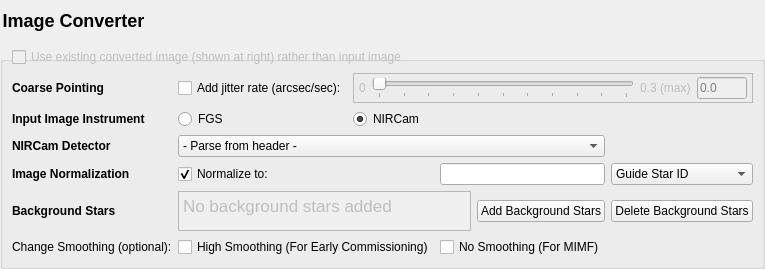
         <widget class="QGroupBox" name="groupBox_imageConverter">
          <property name="enabled">
           <bool>true</bool>
          </property>
          <property name="sizePolicy">
           <sizepolicy hsizetype="Minimum" vsizetype="Preferred">
            <horstretch>0</horstretch>
            <verstretch>0</verstretch>
           </sizepolicy>
          </property>
          <property name="toolTip">
           <string>Convert input image into a raw FGS image</string>
          </property>
          <property name="styleSheet">
           <string notr="true">QGroupBox { font-size: 18px; font-weight: bold; margin-top: 35px } QGroupBox::title { top: -25px }</string>
          </property>
          <property name="title">
           <string>Image Converter</string>
          </property>
          <property name="checkable">
           <bool>false</bool>
          </property>
          <layout class="QGridLayout" name="gridLayout_3">
           <item row="6" column="3" colspan="2">
            <widget class="QCheckBox" name="checkBox_noSmoothing">
             <property name="maximumSize">
              <size>
               <width>600</width>
               <height>16777215</height>
              </size>
             </property>
             <property name="text">
              <string>No Smoothing (For MIMF)</string>
             </property>
            </widget>
           </item>
           <item row="6" column="1" colspan="2">
            <widget class="QCheckBox" name="checkBox_globalAlignment">
             <property name="maximumSize">
              <size>
               <width>700</width>
               <height>16777215</height>
              </size>
             </property>
             <property name="toolTip">
              <string>Change the star-finding algorithm to account for the more diffused segments that appear in early commissioning stages</string>
             </property>
             <property name="text">
              <string>High Smoothing (For Early Commissioning)</string>
             </property>
            </widget>
           </item>
           <item row="1" column="1">
            <widget class="QCheckBox" name="checkBox_coarsePointing">
             <property name="toolTip">
              <string>Apply a Gaussian filter to the input image to simulate jitter present in coarse pointing</string>
             </property>
             <property name="text">
              <string>Add jitter rate (arcsec/sec):</string>
             </property>
            </widget>
           </item>
           <item row="4" column="3" colspan="2">
            <widget class="QLineEdit" name="lineEdit_normalize">
             <property name="enabled">
              <bool>true</bool>
             </property>
             <property name="styleSheet">
              <string notr="true">.QLineEdit:disabled {color: grey}</string>
             </property>
             <property name="text">
              <string/>
             </property>
            </widget>
           </item>
           <item row="6" column="0">
            <widget class="QLabel" name="label_smoothing">
             <property name="maximumSize">
              <size>
               <width>500</width>
               <height>16777215</height>
              </size>
             </property>
             <property name="text">
              <string>Change Smoothing (optional):</string>
             </property>
            </widget>
           </item>
           <item row="1" column="2" colspan="4">
            <widget class="QFrame" name="frame_coarsePointing">
             <property name="enabled">
              <bool>false</bool>
             </property>
             <property name="minimumSize">
              <size>
               <width>0</width>
               <height>30</height>
              </size>
             </property>
             <property name="frameShape">
              <enum>QFrame::StyledPanel</enum>
             </property>
             <property name="frameShadow">
              <enum>QFrame::Raised</enum>
             </property>
             <layout class="QHBoxLayout" name="horizontalLayout_2">
              <property name="leftMargin">
               <number>5</number>
              </property>
              <property name="topMargin">
               <number>0</number>
              </property>
              <property name="rightMargin">
               <number>5</number>
              </property>
              <property name="bottomMargin">
               <number>0</number>
              </property>
              <item>
               <widget class="QLabel" name="label_jitterMin">
                <property name="toolTip">
                 <string>Speed of the jitter in arcsec/sec</string>
                </property>
                <property name="text">
                 <string>0</string>
                </property>
               </widget>
              </item>
              <item>
               <widget class="QSlider" name="horizontalSlider_coarsePointing">
                <property name="minimumSize">
                 <size>
                  <width>100</width>
                  <height>0</height>
                 </size>
                </property>
                <property name="toolTip">
                 <string>Speed of the jitter in arcsec/sec</string>
                </property>
                <property name="maximum">
                 <number>100</number>
                </property>
                <property name="orientation">
                 <enum>Qt::Horizontal</enum>
                </property>
                <property name="tickPosition">
                 <enum>QSlider::TicksBelow</enum>
                </property>
               </widget>
              </item>
              <item>
               <widget class="QLabel" name="label_jitterMax">
                <property name="toolTip">
                 <string>Speed of the jitter in arcsec/sec</string>
                </property>
                <property name="text">
                 <string>0.3 (max)</string>
                </property>
               </widget>
              </item>
              <item>
               <widget class="QLineEdit" name="lineEdit_coarsePointing">
                <property name="enabled">
                 <bool>false</bool>
                </property>
                <property name="minimumSize">
                 <size>
                  <width>50</width>
                  <height>0</height>
                 </size>
                </property>
                <property name="maximumSize">
                 <size>
                  <width>50</width>
                  <height>16777215</height>
                 </size>
                </property>
                <property name="toolTip">
                 <string>Speed of the jitter in arcsec/sec</string>
                </property>
                <property name="styleSheet">
                 <string notr="true">.QLineEdit:disabled {color: grey}</string>
                </property>
                <property name="text">
                 <string>0.0</string>
                </property>
               </widget>
              </item>
             </layout>
            </widget>
           </item>
           <item row="5" column="1" colspan="3">
            <widget class="QTextEdit" name="textEdit_backgroundStars">
             <property name="enabled">
              <bool>false</bool>
             </property>
             <property name="maximumSize">
              <size>
               <width>16777215</width>
               <height>40</height>
              </size>
             </property>
             <property name="toolTip">
              <string>Copy the input image and place it at other locations on the final image to simulate the presence of background stars</string>
             </property>
             <property name="styleSheet">
              <string notr="true">QTextEdit { background-color : #ECECEC }
\</string>
             </property>
             <property name="html">
              <string>&lt;!DOCTYPE HTML PUBLIC &quot;-//W3C//DTD HTML 4.0//EN&quot; &quot;http://www.w3.org/TR/REC-html40/strict.dtd&quot;&gt;
&lt;html&gt;&lt;head&gt;&lt;meta name=&quot;qrichtext&quot; content=&quot;1&quot; /&gt;&lt;style type=&quot;text/css&quot;&gt;
p, li { white-space: pre-wrap; }
&lt;/style&gt;&lt;/head&gt;&lt;body style=&quot; font-family:'.SF NS Text'; font-size:13pt; font-weight:400; font-style:normal;&quot;&gt;
&lt;p style=&quot; margin-top:0px; margin-bottom:0px; margin-left:0px; margin-right:0px; -qt-block-indent:0; text-indent:0px;&quot;&gt;No background stars added&lt;/p&gt;&lt;/body&gt;&lt;/html&gt;</string>
             </property>
            </widget>
           </item>
           <item row="3" column="0">
            <widget class="QLabel" name="label_detector">
             <property name="toolTip">
              <string>Which NIRCam detector was used to take the input image</string>
             </property>
             <property name="text">
              <string>&lt;html&gt;&lt;head/&gt;&lt;body&gt;&lt;p&gt;&lt;span style=&quot; font-weight:600;&quot;&gt;NIRCam Detector&lt;/span&gt;&lt;/p&gt;&lt;/body&gt;&lt;/html&gt;</string>
             </property>
            </widget>
           </item>
           <item row="4" column="1" colspan="2">
            <widget class="QCheckBox" name="checkBox_normalize">
             <property name="enabled">
              <bool>true</bool>
             </property>
             <property name="toolTip">
              <string>Normalize the final image to a specified value. Expecting input in ADU/sec (countrate)</string>
             </property>
             <property name="text">
              <string>Normalize to:</string>
             </property>
             <property name="checked">
              <bool>true</bool>
             </property>
            </widget>
           </item>
           <item row="5" column="0">
            <widget class="QLabel" name="label_backgroundStars">
             <property name="toolTip">
              <string>Copy the input image and place it at other locations on the final image to simulate the presence of background stars</string>
             </property>
             <property name="text">
              <string>&lt;html&gt;&lt;head/&gt;&lt;body&gt;&lt;p&gt;&lt;span style=&quot; font-weight:600;&quot;&gt;Background Stars&lt;/span&gt;&lt;/p&gt;&lt;/body&gt;&lt;/html&gt;</string>
             </property>
            </widget>
           </item>
           <item row="2" column="1">
            <widget class="QRadioButton" name="radioButton_FGS">
             <property name="toolTip">
              <string>Which instrument was used to take the input image</string>
             </property>
             <property name="text">
              <string>FGS</string>
             </property>
             <attribute name="buttonGroup">
              <string notr="true">buttonGroup_instrument</string>
             </attribute>
            </widget>
           </item>
           <item row="5" column="4">
            <widget class="QPushButton" name="pushButton_backgroundStars">
             <property name="toolTip">
              <string>Launch a dialog window to specify how to incorporate background stars in the image</string>
             </property>
             <property name="text">
              <string>Add Background Stars</string>
             </property>
            </widget>
           </item>
           <item row="4" column="0">
            <widget class="QLabel" name="label_normalize">
             <property name="enabled">
              <bool>true</bool>
             </property>
             <property name="toolTip">
              <string>Normalize the final image to a specified value</string>
             </property>
             <property name="text">
              <string>&lt;html&gt;&lt;head/&gt;&lt;body&gt;&lt;p&gt;&lt;span style=&quot; font-weight:600;&quot;&gt;Image Normalization&lt;/span&gt;&lt;/p&gt;&lt;/body&gt;&lt;/html&gt;</string>
             </property>
            </widget>
           </item>
           <item row="5" column="5">
            <widget class="QPushButton" name="pushButton_delbackgroundStars">
             <property name="toolTip">
              <string>Delete all background stars previously added to the image</string>
             </property>
             <property name="text">
              <string>Delete Background Stars</string>
             </property>
            </widget>
           </item>
           <item row="2" column="0">
            <widget class="QLabel" name="label_instrument">
             <property name="toolTip">
              <string>Which instrument was used to take the input image</string>
             </property>
             <property name="text">
              <string>&lt;html&gt;&lt;head/&gt;&lt;body&gt;&lt;p&gt;&lt;span style=&quot; font-weight:600;&quot;&gt;Input Image Instrument&lt;/span&gt;&lt;/p&gt;&lt;/body&gt;&lt;/html&gt;</string>
             </property>
            </widget>
           </item>
           <item row="3" column="1" colspan="4">
            <widget class="QComboBox" name="comboBox_detector">
             <property name="toolTip">
              <string>Which NIRCam detector was used to take the input image</string>
             </property>
             <item>
              <property name="text">
               <string>- Parse from header -</string>
              </property>
             </item>
             <item>
              <property name="text">
               <string>A1</string>
              </property>
             </item>
             <item>
              <property name="text">
               <string>A2</string>
              </property>
             </item>
             <item>
              <property name="text">
               <string>A3</string>
              </property>
             </item>
             <item>
              <property name="text">
               <string>A4</string>
              </property>
             </item>
             <item>
              <property name="text">
               <string>A5 - long wave</string>
              </property>
             </item>
             <item>
              <property name="text">
               <string>B1</string>
              </property>
             </item>
             <item>
              <property name="text">
               <string>B2</string>
              </property>
             </item>
             <item>
              <property name="text">
               <string>B3</string>
              </property>
             </item>
             <item>
              <property name="text">
               <string>B4</string>
              </property>
             </item>
             <item>
              <property name="text">
               <string>B5 - long wave</string>
              </property>
             </item>
            </widget>
           </item>
           <item row="0" column="0" colspan="5">
            <widget class="QCheckBox" name="checkBox_useConvertedImage">
             <property name="enabled">
              <bool>false</bool>
             </property>
             <property name="toolTip">
              <string>Bypass all image convertor functions, and run other tool functions with the converted image instead of the input image</string>
             </property>
             <property name="text">
              <string>Use existing converted image (shown at right) rather than input image</string>
             </property>
             <property name="checked">
              <bool>false</bool>
             </property>
            </widget>
           </item>
           <item row="1" column="0">
            <widget class="QLabel" name="label_instrument_2">
             <property name="toolTip">
              <string>Apply a Gaussian filter to the input image to simulate jitter present in coarse pointing</string>
             </property>
             <property name="text">
              <string>&lt;html&gt;&lt;head/&gt;&lt;body&gt;&lt;p&gt;&lt;span style=&quot; font-weight:600;&quot;&gt;Coarse Pointing&lt;/span&gt;&lt;/p&gt;&lt;/body&gt;&lt;/html&gt;</string>
             </property>
            </widget>
           </item>
           <item row="4" column="5">
            <widget class="QComboBox" name="comboBox_normalize">
             <property name="enabled">
              <bool>true</bool>
             </property>
             <property name="toolTip">
              <string>Units to normalize to</string>
             </property>
             <property name="currentIndex">
              <number>0</number>
             </property>
             <item>
              <property name="text">
               <string>Guide Star ID</string>
              </property>
             </item>
             <item>
              <property name="text">
               <string>FGS countrate</string>
              </property>
             </item>
             <item>
              <property name="text">
               <string>FGS Magnitude</string>
              </property>
             </item>
            </widget>
           </item>
           <item row="2" column="2" colspan="2">
            <widget class="QRadioButton" name="radioButton_NIRCam">
             <property name="toolTip">
              <string>Which instrument was used to take the input image</string>
             </property>
             <property name="text">
              <string>NIRCam</string>
             </property>
             <property name="checked">
              <bool>true</bool>
             </property>
             <attribute name="buttonGroup">
              <string notr="true">buttonGroup_instrument</string>
             </attribute>
            </widget>
           </item>
          </layout>
         </widget>
